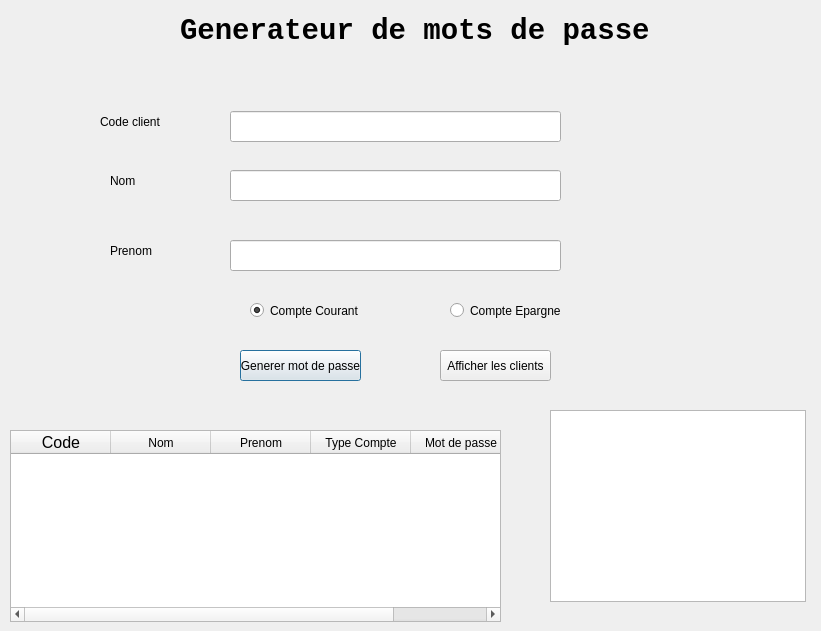
<?xml version="1.0" encoding="UTF-8"?>
<ui version="4.0">
 <class>Dialog</class>
 <widget class="QDialog" name="Dialog">
  <property name="geometry">
   <rect>
    <x>0</x>
    <y>0</y>
    <width>821</width>
    <height>631</height>
   </rect>
  </property>
  <property name="windowTitle">
   <string>Dialog</string>
  </property>
  <widget class="QLabel" name="label">
   <property name="geometry">
    <rect>
     <x>180</x>
     <y>0</y>
     <width>541</width>
     <height>61</height>
    </rect>
   </property>
   <property name="font">
    <font>
     <family>Consolas</family>
     <pointsize>22</pointsize>
     <weight>75</weight>
     <bold>true</bold>
    </font>
   </property>
   <property name="text">
    <string>Generateur de mots de passe</string>
   </property>
  </widget>
  <widget class="QLabel" name="label_2">
   <property name="geometry">
    <rect>
     <x>100</x>
     <y>111</y>
     <width>111</width>
     <height>21</height>
    </rect>
   </property>
   <property name="text">
    <string>Code client </string>
   </property>
  </widget>
  <widget class="QLineEdit" name="client">
   <property name="geometry">
    <rect>
     <x>230</x>
     <y>111</y>
     <width>331</width>
     <height>31</height>
    </rect>
   </property>
  </widget>
  <widget class="QLineEdit" name="nom">
   <property name="geometry">
    <rect>
     <x>230</x>
     <y>170</y>
     <width>331</width>
     <height>31</height>
    </rect>
   </property>
  </widget>
  <widget class="QLabel" name="label_3">
   <property name="geometry">
    <rect>
     <x>110</x>
     <y>170</y>
     <width>111</width>
     <height>21</height>
    </rect>
   </property>
   <property name="text">
    <string>Nom </string>
   </property>
  </widget>
  <widget class="QLineEdit" name="prenom">
   <property name="geometry">
    <rect>
     <x>230</x>
     <y>240</y>
     <width>331</width>
     <height>31</height>
    </rect>
   </property>
  </widget>
  <widget class="QLabel" name="label_4">
   <property name="geometry">
    <rect>
     <x>110</x>
     <y>240</y>
     <width>111</width>
     <height>21</height>
    </rect>
   </property>
   <property name="text">
    <string>Prenom</string>
   </property>
  </widget>
  <widget class="QRadioButton" name="courant">
   <property name="geometry">
    <rect>
     <x>250</x>
     <y>300</y>
     <width>111</width>
     <height>21</height>
    </rect>
   </property>
   <property name="text">
    <string>Compte Courant</string>
   </property>
   <property name="checked">
    <bool>true</bool>
   </property>
  </widget>
  <widget class="QRadioButton" name="eparn">
   <property name="geometry">
    <rect>
     <x>450</x>
     <y>300</y>
     <width>121</width>
     <height>21</height>
    </rect>
   </property>
   <property name="text">
    <string>Compte Epargne</string>
   </property>
  </widget>
  <widget class="QPushButton" name="mdp">
   <property name="geometry">
    <rect>
     <x>240</x>
     <y>350</y>
     <width>121</width>
     <height>31</height>
    </rect>
   </property>
   <property name="text">
    <string>Generer mot de passe</string>
   </property>
  </widget>
  <widget class="QPushButton" name="afficher">
   <property name="geometry">
    <rect>
     <x>440</x>
     <y>350</y>
     <width>111</width>
     <height>31</height>
    </rect>
   </property>
   <property name="text">
    <string>Afficher les clients</string>
   </property>
  </widget>
  <widget class="QTableWidget" name="table">
   <property name="geometry">
    <rect>
     <x>10</x>
     <y>430</y>
     <width>491</width>
     <height>192</height>
    </rect>
   </property>
   <property name="maximumSize">
    <size>
     <width>801</width>
     <height>16777215</height>
    </size>
   </property>
   <column>
    <property name="text">
     <string>Code</string>
    </property>
    <property name="font">
     <font>
      <pointsize>12</pointsize>
     </font>
    </property>
   </column>
   <column>
    <property name="text">
     <string>Nom</string>
    </property>
   </column>
   <column>
    <property name="text">
     <string>Prenom</string>
    </property>
   </column>
   <column>
    <property name="text">
     <string>Type Compte</string>
    </property>
   </column>
   <column>
    <property name="text">
     <string>Mot de passe</string>
    </property>
   </column>
  </widget>
  <widget class="QListWidget" name="list">
   <property name="geometry">
    <rect>
     <x>550</x>
     <y>410</y>
     <width>256</width>
     <height>192</height>
    </rect>
   </property>
  </widget>
 </widget>
 <resources/>
 <connections/>
</ui>
